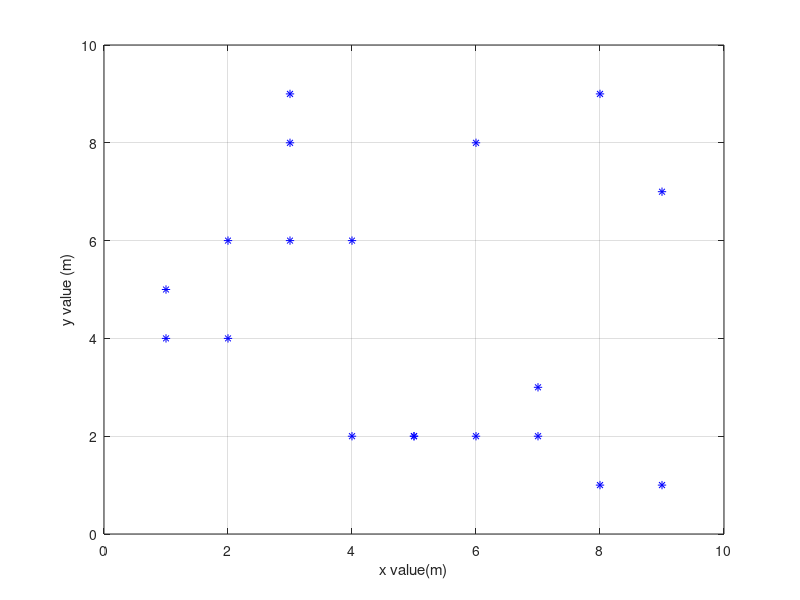
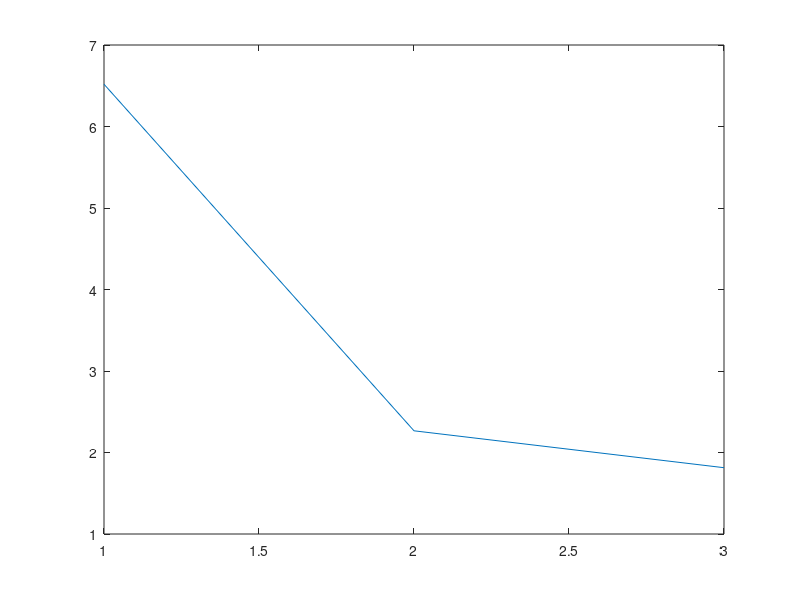

The MATLAB script that drew these images, in order:
clear
clc
%const
m1 = ' real';
m2 = 'real';
m3 = 'real';
z = 'real';
v = 'real';
a = 'real';

%data tabel
x = [2	4	6	7	3	1	6	9	3	1	5	8	9	4	5	7	2	8	3];
y = [4	2	8	3	9	5	2	1	6	4	2	9	7	6	2	2	6	1	8];

%matriks
G = [1,2,4;1,4,2;1,6,8;1,7,3;1,3,9;1,1,5;1,6,2;1,9,1;1,3,6;1,1,4;1,5,2;1,8,9;1,9,7;1,4,6;1,5,2;1,7,2;1,2,6;1,8,1;1,3,8];
d = [12.6;16.2;24.4;15.8;26.0;14.6;30.4;32.5;28.6;20.0;18.8;42.8;48.2;34.6;27.9;25.6;30.4;20.2;22.8];
m = [m1,m2,m3];

%matriks transpose
Gt = G';

% mencari m dari GtGm = Gtd
format Long
m = inv(Gt*G)*(Gt*d);
m1 = m (1,1);
m2 = m (2,1);
m3 = m (3,1);

figure(1)
plot (x,y,'b*');
grid;
xlabel('x value(m)');
ylabel('y value (m)');

figure(2)
plot(m);
